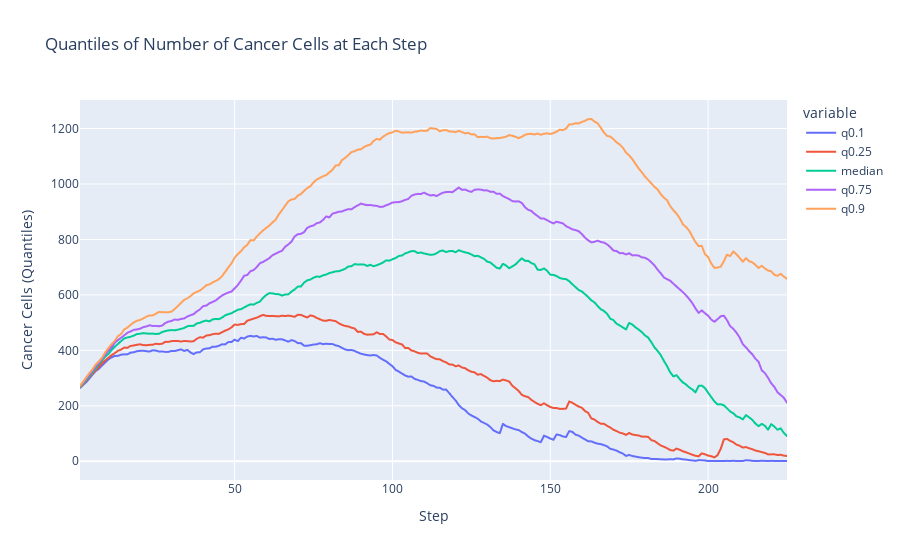

Notebook code for this chart:
### Code cell
# Calculate the quantiles for 'number_cancer_cells' at each 'step'
quantiles = df.groupby('step')['number_cancer_cells'].quantile([0.1, 0.25, 0.5, 0.75, 0.9]).unstack().reset_index()

# Rename columns for clarity
quantiles.columns = ['step', 'q0.1', 'q0.25', 'median', 'q0.75', 'q0.9']

# Create the plot
fig = px.line(quantiles, x='step', y=['q0.1', 'q0.25', 'median', 'q0.75', 'q0.9'],
              labels={'step': 'Step', 'value': 'Cancer Cells (Quantiles)'},
              title='Quantiles of Number of Cancer Cells at Each Step')

# Show the plot
fig.show()

### Figure 1 — Plotly figure (JSON) as saved in the notebook; plotly's stock layout.template omitted (floating-point values rounded to 4 significant figures; data arrays with more than 128 entries replaced by an {"elided": "..."} marker saying what was removed)
{"data": [{"hovertemplate": "variable=q0.1<br>Step=%{x}<br>Cancer Cells (Quantiles)=%{y}<extra></extra>", "legendgroup": "q0.1", "line": {"color": "#636efa", "dash": "solid"}, "marker": {"symbol": "circle"}, "mode": "lines", "name": "q0.1", "showlegend": true, "type": "scattergl", "x": {"elided": "225 float values"}, "xaxis": "x", "y": {"elided": "225 float values"}, "yaxis": "y"}, {"hovertemplate": "variable=q0.25<br>Step=%{x}<br>Cancer Cells (Quantiles)=%{y}<extra></extra>", "legendgroup": "q0.25", "line": {"color": "#EF553B", "dash": "solid"}, "marker": {"symbol": "circle"}, "mode": "lines", "name": "q0.25", "showlegend": true, "type": "scattergl", "x": {"elided": "225 float values"}, "xaxis": "x", "y": {"elided": "225 float values"}, "yaxis": "y"}, {"hovertemplate": "variable=median<br>Step=%{x}<br>Cancer Cells (Quantiles)=%{y}<extra></extra>", "legendgroup": "median", "line": {"color": "#00cc96", "dash": "solid"}, "marker": {"symbol": "circle"}, "mode": "lines", "name": "median", "showlegend": true, "type": "scattergl", "x": {"elided": "225 float values"}, "xaxis": "x", "y": {"elided": "225 float values"}, "yaxis": "y"}, {"hovertemplate": "variable=q0.75<br>Step=%{x}<br>Cancer Cells (Quantiles)=%{y}<extra></extra>", "legendgroup": "q0.75", "line": {"color": "#ab63fa", "dash": "solid"}, "marker": {"symbol": "circle"}, "mode": "lines", "name": "q0.75", "showlegend": true, "type": "scattergl", "x": {"elided": "225 float values"}, "xaxis": "x", "y": {"elided": "225 float values"}, "yaxis": "y"}, {"hovertemplate": "variable=q0.9<br>Step=%{x}<br>Cancer Cells (Quantiles)=%{y}<extra></extra>", "legendgroup": "q0.9", "line": {"color": "#FFA15A", "dash": "solid"}, "marker": {"symbol": "circle"}, "mode": "lines", "name": "q0.9", "showlegend": true, "type": "scattergl", "x": {"elided": "225 float values"}, "xaxis": "x", "y": {"elided": "225 float values"}, "yaxis": "y"}], "layout": {"legend": {"title": {"text": "variable"}, "tracegroupgap": 0}, "title": {"text": "Quantiles of Number of Cancer Cells at Each Step"}, "xaxis": {"anchor": "y", "domain": [0, 1], "title": {"text": "Step"}}, "yaxis": {"anchor": "x", "domain": [0, 1], "title": {"text": "Cancer Cells (Quantiles)"}}}}
